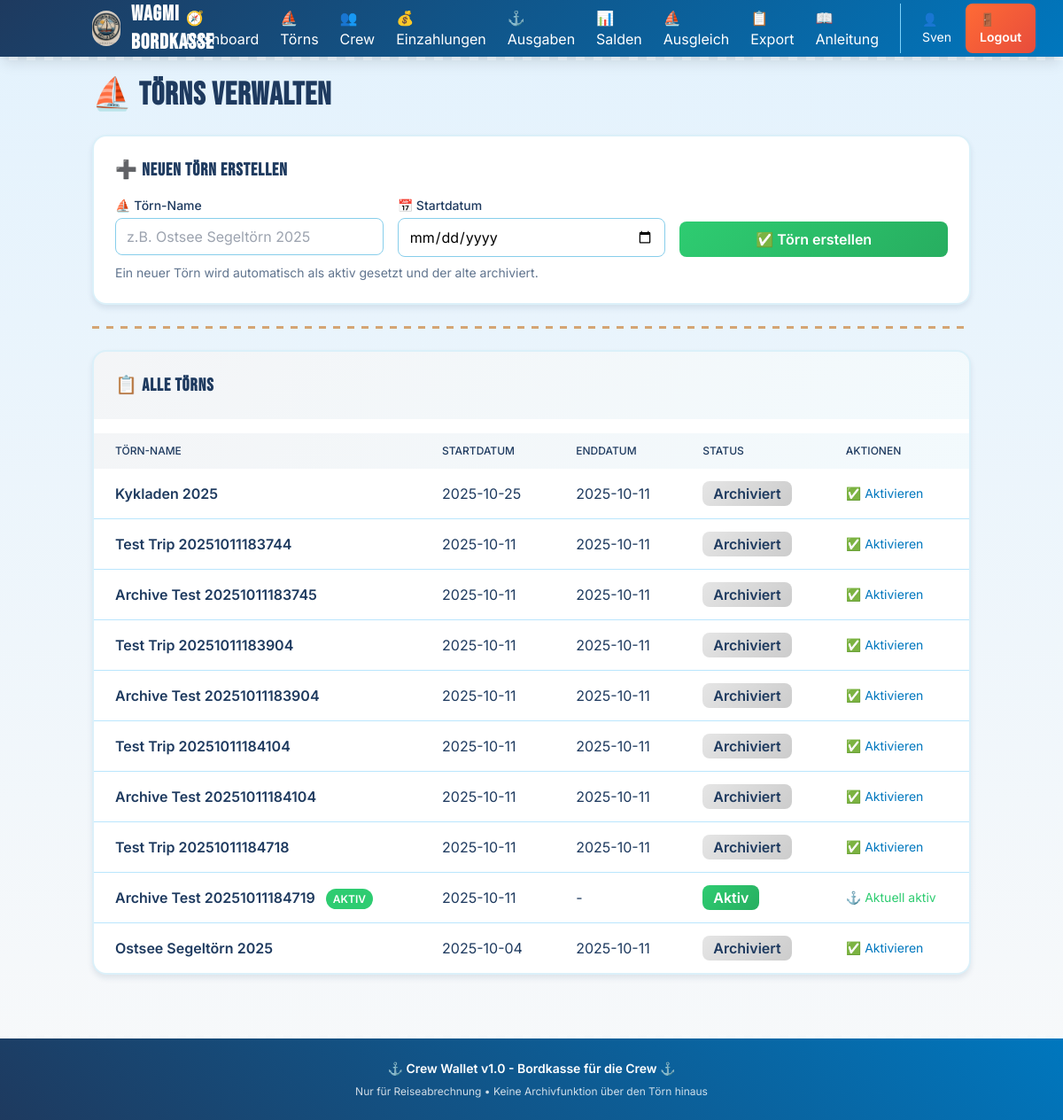
/trips/ (signed in), run on an earlier commit of the app's database.
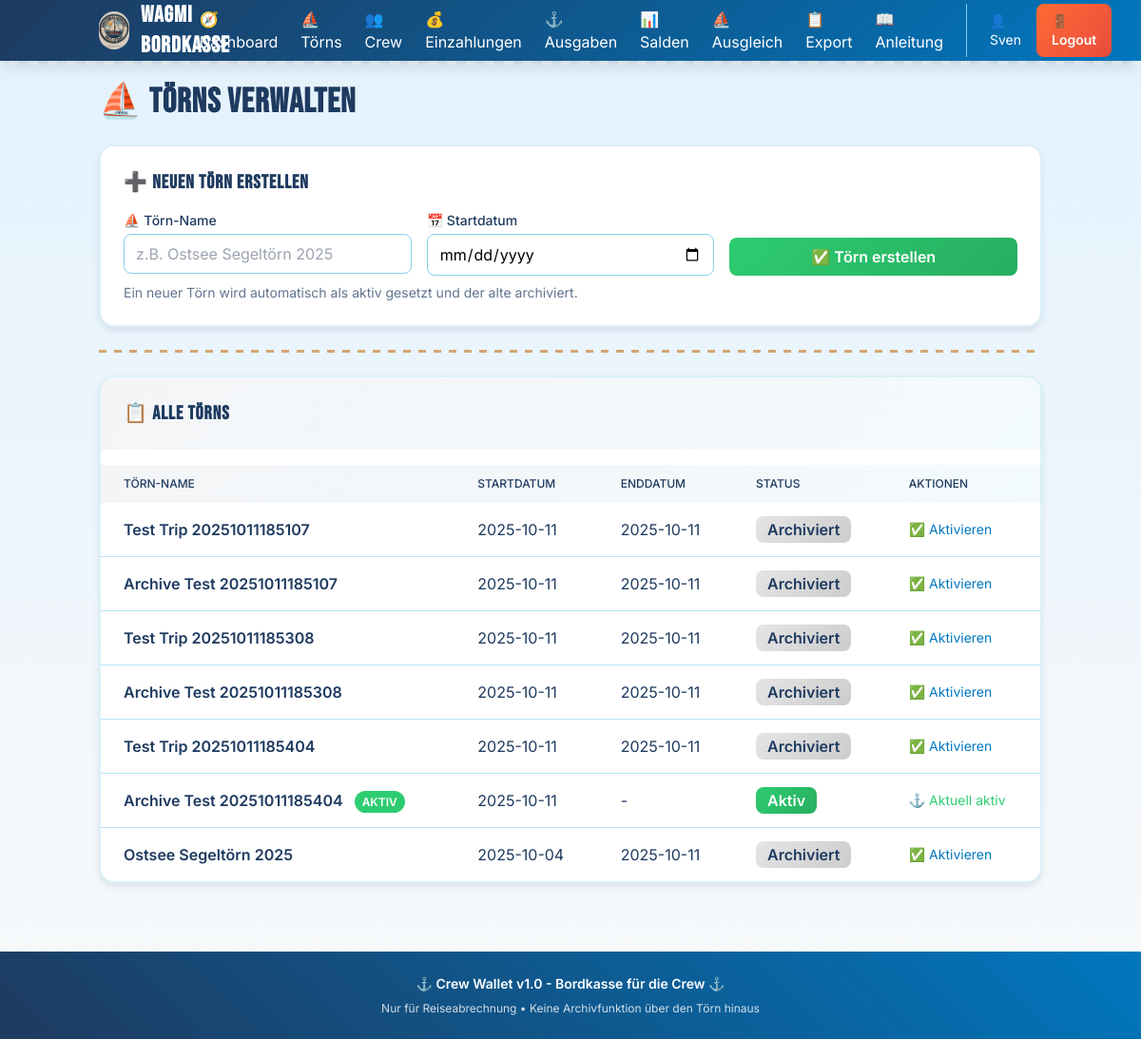
And on a later commit of the database.
### models.py (models this page shows)
class Trip(Base):
    __tablename__ = "trips"
    id = Column(Integer, primary_key=True, index=True)
    name = Column(String(100), nullable=False)
    start_date = Column(Date, nullable=False)
    end_date = Column(Date, nullable=True)
    status = Column(SQLEnum(TripStatus), nullable=False, default=TripStatus.active)
    created_at = Column(DateTime, default=datetime.utcnow)
    crew_members = relationship("CrewMember", back_populates="trip", cascade="all, delete-orphan")
    deposits = relationship("Deposit", back_populates="trip", cascade="all, delete-orphan")
    expenses = relationship("Expense", back_populates="trip", cascade="all, delete-orphan")

### routers/trips.py (the view)
@router.get("/", response_class=HTMLResponse)
async def trips_page(request: Request, db: Session = Depends(get_db)):
    trips = db.query(Trip).order_by(Trip.start_date.desc()).all()
    active_trip = db.query(Trip).filter(Trip.status == TripStatus.active).first()
    return templates.TemplateResponse("trips.html", {
        "request": request,
        "trips": trips,
        "active_trip": active_trip
    })

### templates/trips.html
{% extends "layout.html" %}
{% block content %}
<div class="space-y-6">
    <h1 class="text-4xl font-bold maritime-header" style="color: var(--navy-deep);">⛵ Törns verwalten</h1>
    <div class="bg-white porthole-card p-6">
        <h2 class="text-xl font-bold maritime-header mb-4" style="color: var(--navy-deep);">➕ Neuen Törn erstellen</h2>
        <form method="post" action="/trips/new" class="grid grid-cols-1 md:grid-cols-3 gap-4">
            <div>
                <label class="block text-sm font-medium mb-1" style="color: var(--navy-deep);">⛵ Törn-Name</label>
                <input type="text" name="name" required class="w-full px-3 py-2 border rounded-lg" style="border-color: var(--sky-blue);" placeholder="z.B. Ostsee Segeltörn 2025">
            </div>
            <div>
                <label class="block text-sm font-medium mb-1" style="color: var(--navy-deep);">📅 Startdatum</label>
                <input type="date" name="start_date" required class="w-full px-3 py-2 border rounded-lg" style="border-color: var(--sky-blue);">
            </div>
            <div class="flex items-end">
                <button type="submit" class="w-full text-white px-6 py-2 rounded-lg transition touch-action font-semibold" style="background: linear-gradient(135deg, var(--sea-foam) 0%, #27ae60 100%);">
                    ✅ Törn erstellen
                </button>
            </div>
        </form>
        <p class="text-sm mt-2" style="color: var(--navy-deep); opacity: 0.7;">Ein neuer Törn wird automatisch als aktiv gesetzt und der alte archiviert.</p>
    </div>
    <div class="rope-divider"></div>
    <div class="bg-white porthole-card overflow-hidden">
        <div class="p-6 mb-4" style="background: linear-gradient(135deg, rgba(30, 58, 95, 0.05) 0%, rgba(135, 206, 235, 0.1) 100%);">
            <h2 class="text-xl font-bold maritime-header" style="color: var(--navy-deep);">📋 Alle Törns</h2>
        </div>
        <div class="overflow-x-auto">
            <table class="min-w-full">
                <thead style="background: linear-gradient(135deg, rgba(30, 58, 95, 0.05) 0%, rgba(135, 206, 235, 0.1) 100%);">
                    <tr>
                        <th class="px-6 py-3 text-left text-xs font-medium uppercase" style="color: var(--navy-deep);">Törn-Name</th>
                        <th class="px-6 py-3 text-left text-xs font-medium uppercase" style="color: var(--navy-deep);">Startdatum</th>
                        <th class="px-6 py-3 text-left text-xs font-medium uppercase" style="color: var(--navy-deep);">Enddatum</th>
                        <th class="px-6 py-3 text-left text-xs font-medium uppercase" style="color: var(--navy-deep);">Status</th>
                        <th class="px-6 py-3 text-left text-xs font-medium uppercase" style="color: var(--navy-deep);">Aktionen</th>
                    </tr>
                </thead>
                <tbody class="divide-y divide-sky-200">
                    {% for trip in trips %}
                    <tr>
                        <td class="px-6 py-4 whitespace-nowrap font-semibold" style="color: var(--navy-deep);">
                            {{ trip.name }}
                            {% if trip.id == active_trip.id %}
                            <span class="ml-2 text-xs px-2 py-1 rounded-full" style="background: var(--sea-foam); color: white;">AKTIV</span>
                            {% endif %}
                        </td>
                        <td class="px-6 py-4 whitespace-nowrap" style="color: var(--navy-deep);">{{ trip.start_date }}</td>
                        <td class="px-6 py-4 whitespace-nowrap" style="color: var(--navy-deep);">{{ trip.end_date or '-' }}</td>
                        <td class="px-6 py-4 whitespace-nowrap">
                            {% if trip.status.value == 'active' %}
                            <span class="px-3 py-1 rounded-lg font-semibold" style="background: linear-gradient(135deg, var(--sea-foam) 0%, #27ae60 100%); color: white;">Aktiv</span>
                            {% else %}
                            <span class="px-3 py-1 rounded-lg font-semibold" style="background: linear-gradient(135deg, rgba(0,0,0,0.1) 0%, rgba(0,0,0,0.2) 100%); color: var(--navy-deep);">Archiviert</span>
                            {% endif %}
                        </td>
                        <td class="px-6 py-4 whitespace-nowrap text-sm space-x-2">
                            {% if trip.status.value == 'archived' %}
                            <form action="/trips/{{ trip.id }}/activate" method="post" class="inline">
                                <button type="submit" class="hover:underline touch-action" style="color: var(--ocean-blue);">✅ Aktivieren</button>
                            </form>
                            {% elif trip.id != active_trip.id %}
                            <form action="/trips/{{ trip.id }}/archive" method="post" class="inline" onsubmit="return confirm('Törn wirklich archivieren?')">
                                <button type="submit" class="hover:underline touch-action" style="color: var(--coral);">📦 Archivieren</button>
                            </form>
                            {% else %}
                            <span style="color: var(--sea-foam);">⚓ Aktuell aktiv</span>
                            {% endif %}
                        </td>
                    </tr>
                    {% endfor %}
                </tbody>
            </table>
        </div>
    </div>
</div>
{% endblock %}

### templates/layout.html (shortened to what this page needs)
<!DOCTYPE html>
<html lang="de">
<head>
    <script src="https://cdn.tailwindcss.com"></script>
</head>
<body>
    <nav class="ocean-gradient text-white shadow-lg sticky top-0 z-50 wave-border">
        <div class="container mx-auto px-4">
            <div class="flex items-center justify-between h-16">
                <div class="flex items-center space-x-3">
                    <img src="/static/logo.jpeg" alt="Logo" class="w-10 h-10 rounded-full object-cover">
                    <a href="/" class="text-2xl font-bold maritime-header">WAGMI Bordkasse</a>
                </div>
                <div id="menu" class="hidden lg:flex lg:items-center lg:space-x-6">
                    <a href="/" class="block py-2 lg:py-0 hover:text-sky-200 transition touch-action">🧭 Dashboard</a>
                    <a href="/trips" class="block py-2 lg:py-0 hover:text-sky-200 transition touch-action">⛵ Törns</a>
                    <a href="/crew" class="block py-2 lg:py-0 hover:text-sky-200 transition touch-action">👥 Crew</a>
                    <a href="/deposits" class="block py-2 lg:py-0 hover:text-sky-200 transition touch-action">💰 Einzahlungen</a>
                    <a href="/expenses" class="block py-2 lg:py-0 hover:text-sky-200 transition touch-action">⚓ Ausgaben</a>
                    <a href="/balances" class="block py-2 lg:py-0 hover:text-sky-200 transition touch-action">📊 Salden</a>
                    <a href="/settlement" class="block py-2 lg:py-0 hover:text-sky-200 transition touch-action">⛵ Ausgleich</a>
                    <a href="/export/csv" class="block py-2 lg:py-0 hover:text-sky-200 transition touch-action">📋 Export</a>
                    <a href="/help" class="block py-2 lg:py-0 hover:text-sky-200 transition touch-action">📖 Anleitung</a>
                    {% if request.session.get('user_id') %}
                    <div class="border-l border-sky-300 pl-6 ml-2 flex items-center space-x-4">
                        <span class="text-sm">👤 {{ request.session.get('username', 'User') }}</span>
                        <a href="/logout" class="px-4 py-2 rounded-lg text-sm font-semibold transition hover:scale-105" style="background: linear-gradient(135deg, var(--coral) 0%, #e74c3c 100%);">
                            🚪 Logout
                        </a>
                    </div>
                    {% endif %}
                </div>
            </div>
        </div>
    </nav>
    <main class="container mx-auto px-4 py-6">
        {% block content %}{% endblock %}
    </main>
    <footer class="ocean-gradient text-white text-center py-6 mt-12 wave-border" style="transform: scaleY(-1);">
        <div style="transform: scaleY(-1);">
            <p class="text-sm font-semibold">⚓ Crew Wallet v1.0 - Bordkasse für die Crew ⚓</p>
            <p class="text-xs opacity-80 mt-2">Nur für Reiseabrechnung • Keine Archivfunktion über den Törn hinaus</p>
        </div>
    </footer>
</body>
</html>

### templates/layout.html (style rules this page uses)
:root { --navy-deep: #1e3a5f; --ocean-blue: #0077be; --sea-foam: #2ecc71; --coral: #ff6b35; --sand: #d4a574; --sky-blue: #87ceeb; --cream: #f8f9fa; }
body { font-family: 'Inter', sans-serif; background: linear-gradient(180deg, #e3f2fd 0%, #f8f9fa 100%); min-height: 100vh; }
.touch-action { touch-action: manipulation; }
input, select, textarea { font-size: 16px; }
.maritime-header { font-family: 'Bebas Neue', sans-serif; letter-spacing: 1px; }
.wave-border { position: relative; }
.wave-border::after { content: ''; position: absolute; bottom: -4px; left: 0; right: 0; height: 4px; background: repeating-linear-gradient(90deg, transparent, transparent 10px, rgba(255,255,255,0.3) 10px, rgba(255,255,255,0.3) 20px); }
.rope-divider { height: 3px; background: repeating-linear-gradient(90deg, var(--sand) 0px, var(--sand) 8px, transparent 8px, transparent 16px); margin: 1.5rem 0; }
.porthole-card { border-radius: 1rem; box-shadow: 0 4px 6px rgba(30, 58, 95, 0.1), inset 0 1px 0 rgba(255,255,255,0.1); border: 2px solid rgba(135, 206, 235, 0.3); }
.ocean-gradient { background: linear-gradient(135deg, var(--navy-deep) 0%, var(--ocean-blue) 100%); }

What changed in the data, as far as the page shows it:
removed Trip: name "Kykladen 2025", start_date "2025-10-25", end_date "2025-10-11", status "Archiviert"
removed Trip: name "Archive Test 20251011184104", start_date "2025-10-11", end_date "2025-10-11", status "Archiviert"
removed Trip: name "Test Trip 20251011184718", start_date "2025-10-11", end_date "2025-10-11", status "Archiviert"
removed Trip: name "Archive Test 20251011184719", shows "AKTIV", start_date "2025-10-11", end_date "-", status "Aktiv"
added Trip: name "Test Trip 20251011185107", start_date "2025-10-11", end_date "2025-10-11", status "Archiviert"
changed Trip: name "Test Trip 20251011183744" → "Archive Test 20251011185107"
changed Trip: name "Archive Test 20251011183745" → "Test Trip 20251011185308"
changed Trip: name "Test Trip 20251011183904" → "Archive Test 20251011185308"
changed Trip: name "Archive Test 20251011183904" → "Test Trip 20251011185404"
changed Trip: name "Test Trip 20251011184104" → "Archive Test 20251011185404"; end_date "2025-10-11" → "-"; now shows "AKTIV"; status "Archiviert ✅ Aktivieren" → "Aktiv ⚓ Aktuell aktiv"
